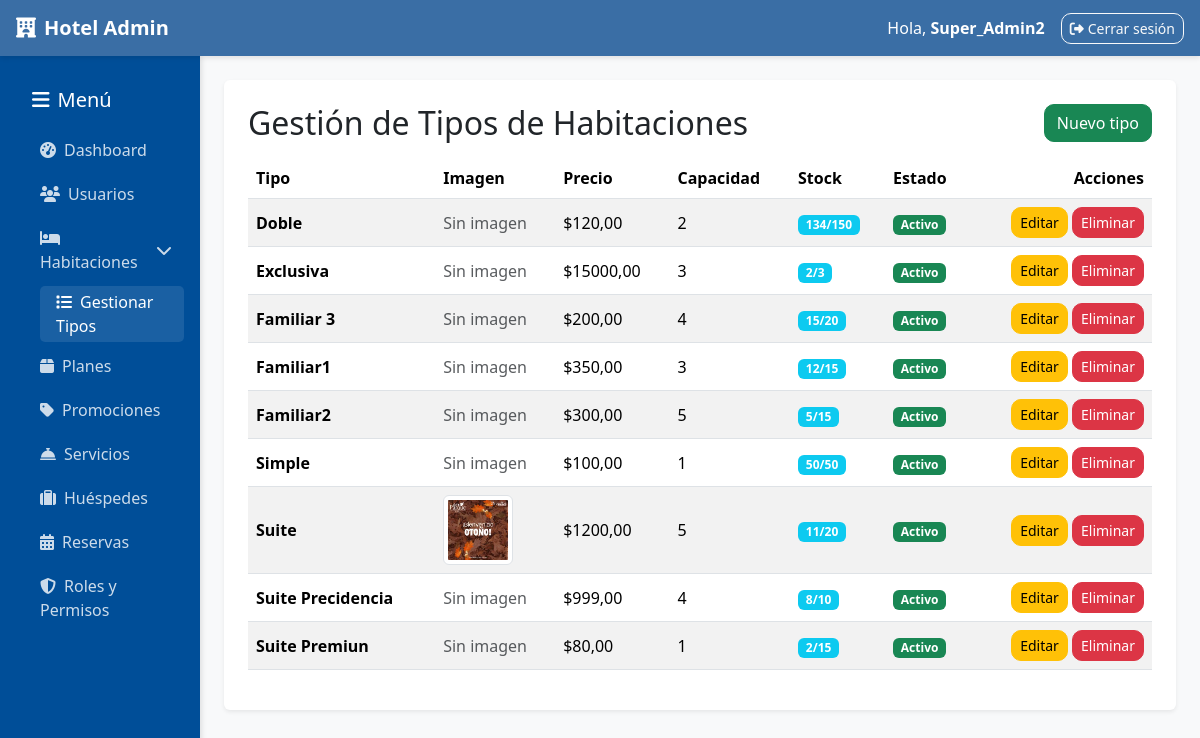
/habitaciones/admin/habitaciones/ (signed in), run on the app's committed database.
### habitaciones/models.py (models this page shows, shortened)
class TipoHabitacion(models.Model):
    nombre = models.CharField(max_length=100, unique=True)
    precio = models.DecimalField(max_digits=10, decimal_places=2)
    capacidad = models.PositiveIntegerField(default=1)
    stock_total = models.PositiveIntegerField(default=0, help_text="Cantidad total de habitaciones de este tipo")
    stock_disponible = models.PositiveIntegerField(default=0, help_text="Cantidad disponible para reservar")
    descripcion = models.TextField(blank=True, null=True)
    imagen = models.ImageField(upload_to='tipos_habitaciones/', blank=True, null=True)
    activo = models.BooleanField(default=True)
    class Meta:
        verbose_name = "Tipo de Habitación"
        verbose_name_plural = "Tipos de Habitaciones"

### habitaciones/views.py (the view)
# urls.py: path('admin/habitaciones/', views.admin_habitaciones_list, name='habitaciones_list'),
def admin_habitaciones_list(request):
    tipos = TipoHabitacion.objects.all().order_by('nombre')
    return render(request, 'administracion/habitaciones_list.html', {'tipos': tipos})

### administracion/permissions.py (called while the page is built, shortened)
def obtener_roles_usuario(usuario):
    if not usuario.is_authenticated:
        return []
    return UsuarioRol.objects.filter(
        usuario=usuario,
        activo=True,
        rol__activo=True
    ).select_related('rol')

def es_super_admin(usuario):
    if not usuario.is_authenticated:
        return False
    if usuario.is_superuser:
        return True
    return UsuarioRol.objects.filter(
        usuario=usuario,
        rol__nombre='super_admin',
        activo=True,
        rol__activo=True
    ).exists()

def obtener_permisos_usuario(usuario):
    if not usuario.is_authenticated:
        return {}
    roles_usuario = obtener_roles_usuario(usuario)
    permisos_dict = {}
    for usuario_rol in roles_usuario:
        rol = usuario_rol.rol
        if rol.nombre == 'super_admin':
            from .models import Permiso
            permisos = Permiso.objects.all()
            for permiso in permisos:
                if permiso.modulo not in permisos_dict:
                    permisos_dict[permiso.modulo] = []
                if permiso.accion not in permisos_dict[permiso.modulo]:
                    permisos_dict[permiso.modulo].append(permiso.accion)
    if usuario.is_staff:
        acciones = permisos_dict.get('dashboard', [])
        if 'ver' not in acciones:
            acciones.append('ver')
            permisos_dict['dashboard'] = acciones
    return permisos_dict

### administracion/templates/administracion/habitaciones_list.html (shortened to what this page needs)
{% extends "administracion/base_admin.html" %}
{% block content %}
<div class="d-flex justify-content-between align-items-center mb-3">
  <h2 class="mb-0">Gestión de Tipos de Habitaciones</h2>
  {% if permisos.habitaciones.crear %}
  <a href="{% url 'habitaciones:habitaciones_create' %}" class="btn btn-success">Nuevo tipo</a>
  {% endif %}
  </div>
<div class="table-responsive">
  <table class="table table-striped align-middle">
    <thead>
      <tr>
        <th>Tipo</th>
        <th>Imagen</th>
        <th>Precio</th>
        <th>Capacidad</th>
        <th>Stock</th>
        <th>Estado</th>
        <th class="text-end">Acciones</th>
      </tr>
    </thead>
    <tbody>
      {% for t in tipos %}
      <tr>
        <td><strong>{{ t.nombre|title }}</strong></td>
        <td style="width:120px">
          {% if t.imagen %}
            <img src="{{ t.imagen.url }}" alt="{{ t.nombre }}" class="img-thumbnail" style="max-height:70px; object-fit:cover;">
          {% else %}
            <span class="text-muted">Sin imagen</span>
          {% endif %}
        </td>
        <td>${{ t.precio }}</td>
        <td>{{ t.capacidad }}</td>
        <td>
          <span class="badge bg-info">{{ t.stock_disponible }}/{{ t.stock_total }}</span>
        </td>
        <td>
          {% if t.activo %}
            <span class="badge bg-success">Activo</span>
          {% else %}
            <span class="badge bg-secondary">Inactivo</span>
          {% endif %}
        </td>
        <td class="text-end">
          {% if permisos.habitaciones.editar %}
          <a href="{% url 'habitaciones:habitaciones_edit' t.id %}" class="btn btn-sm btn-warning">Editar</a>
          {% endif %}
          {% if permisos.habitaciones.eliminar %}
          <a href="{% url 'habitaciones:habitaciones_delete' t.id %}" class="btn btn-sm btn-danger">Eliminar</a>
          {% endif %}
        </td>
      </tr>
      {% empty %}
      <tr><td colspan="7" class="text-center text-muted">No hay tipos de habitación.</td></tr>
      {% endfor %}
    </tbody>
  </table>
</div>
{% endblock %}

### administracion/templates/administracion/base_admin.html (shortened to what this page needs)
{% load static %}
<!DOCTYPE html>
<html lang="es">
<head>
  <link href="https://cdn.jsdelivr.net/npm/bootstrap@5.3.3/dist/css/bootstrap.min.css" rel="stylesheet">
  <link rel="stylesheet" href="https://cdnjs.cloudflare.com/ajax/libs/font-awesome/6.4.0/css/all.min.css">
  <link rel="stylesheet" href="{% static 'css/admin.css' %}">
  <link rel="stylesheet" href="{% static 'css/admin-forms.css' %}">
</head>
<body>
  <nav class="navbar navbar-expand-lg navbar-dark px-3">
    <a class="navbar-brand fw-bold" href="{% url 'administracion:dashboard' %}">
      <i class="fas fa-hotel me-2"></i>Hotel Admin
    </a>
    <div class="ms-auto d-flex align-items-center">
      <span class="text-white me-3">Hola, <b>{{ user.username|title }}</b></span>
      <a href="{% url 'administracion:admin_logout' %}" class="btn btn-outline-light btn-sm">
        <i class="fas fa-sign-out-alt me-1"></i>Cerrar sesión
      </a>
    </div>
  </nav>
  <div class="container-fluid">
    <div class="row">
      <aside class="col-12 col-md-3 col-lg-2 sidebar">
        <h5 class="text-white mb-3 mt-3 ps-3">
          <i class="fas fa-bars me-2"></i>Menú
        </h5>
        <ul class="nav flex-column ps-2">
          {% if permisos.dashboard.ver %}
          <li class="nav-item">
            <a class="nav-link ps-3" href="{% url 'administracion:dashboard' %}">
              <i class="fas fa-tachometer-alt me-2"></i>Dashboard
            </a>
          </li>
          {% endif %}
          {% if permisos.usuarios.ver %}
          <li class="nav-item">
            <a class="nav-link ps-3" href="{% url 'administracion:usuarios_list' %}">
              <i class="fas fa-users me-2"></i>Usuarios
            </a>
          </li>
          {% endif %}
          {% if permisos.habitaciones.ver %}
          <li class="nav-item">
            <a class="nav-link d-flex justify-content-between align-items-center ps-3"
               data-bs-toggle="collapse" href="#habitacionesSubmenu">
              <span><i class="fas fa-bed me-2"></i>Habitaciones</span>
              <i class="fas fa-chevron-down"></i>
            </a>
            <div class="collapse" id="habitacionesSubmenu">
              <ul class="nav flex-column ms-3">
                <li class="nav-item">
                  <a class="nav-link py-1 ps-3" href="{% url 'habitaciones:habitaciones_list' %}">
                    <i class="fas fa-list me-2"></i>Gestionar Tipos
                  </a>
                </li>
              </ul>
            </div>
          </li>
          {% endif %}
          {% if permisos.planes.ver %}
          <li class="nav-item">
            <a class="nav-link ps-3" href="{% url 'administracion:planes_list' %}">
              <i class="fas fa-box me-2"></i>Planes
            </a>
          </li>
          {% endif %}
          {% if permisos.promociones.ver %}
          <li class="nav-item">
            <a class="nav-link ps-3" href="{% url 'administracion:promociones_list' %}">
              <i class="fas fa-tag me-2"></i>Promociones
            </a>
          </li>
          {% endif %}
          {% if permisos.servicios.ver %}
          <li class="nav-item">
            <a class="nav-link ps-3" href="{% url 'administracion:servicios_list' %}">
              <i class="fas fa-concierge-bell me-2"></i>Servicios
            </a>
          </li>
          {% endif %}
          {% if permisos.huespedes.ver %}
          <li class="nav-item">
            <a class="nav-link ps-3" href="{% url 'administracion:huespedes_list' %}">
              <i class="fas fa-suitcase me-2"></i>Huéspedes
            </a>
          </li>
          {% endif %}
          {% if permisos.reservas.ver %}
          <li class="nav-item">
            <a class="nav-link ps-3" href="{% url 'administracion:ver_reservas' %}">
              <i class="fas fa-calendar-alt me-2"></i>Reservas
            </a>
          </li>
          {% endif %}
          {% if permisos.roles.ver %}
          <li class="nav-item">
            <a class="nav-link ps-3" href="{% url 'administracion:roles_list' %}">
              <i class="fas fa-shield-alt me-2"></i>Roles y Permisos
            </a>
          </li>
          {% endif %}
        </ul>
      </aside>
      <main class="col-12 col-md-9 col-lg-10 p-4">
        <div class="content-wrapper bg-white p-4 rounded shadow-sm mb-4">
          {% block content %}{% endblock %}
        </div>
      </main>
    </div>
  </div>
</body>
</html>

### administracion/static/css/admin.css (style rules this page uses)
body { font-family: 'Segoe UI', system-ui, -apple-system, Roboto, Arial, sans-serif; }
.sidebar { background-color: #003d33; min-height: calc(100vh - 56px); padding: 16px; }
.sidebar .nav-link { color: #f5f5dc; margin-bottom: 8px; border-radius: 10px; padding: 8px 12px; }
.table td, .table th { vertical-align: middle; }
.btn { border-radius: 10px; }

### administracion/templates/administracion/base_admin.html (style rules this page uses)
:root { --primary-color: #3a6ea5; --secondary-color: #004e98; --accent-color: #ff9505; --light-bg: #f8f9fa; --dark-bg: #343a40; }
body { background-color: var(--light-bg); font-family: 'Segoe UI', Tahoma, Geneva, Verdana, sans-serif; }
.sidebar { background-color: var(--secondary-color); min-height: calc(100vh - 56px); box-shadow: 2px 0 5px rgba(0,0,0,0.1); padding-top: 1rem; }
.sidebar .nav-link { color: rgba(255,255,255,0.8); border-radius: 5px; margin: 2px 0; transition: all 0.3s; }
.sidebar .nav-link:hover, .sidebar .nav-link.active { background-color: rgba(255,255,255,0.1); color: white; }
.navbar { background-color: var(--primary-color) !important; box-shadow: 0 2px 5px rgba(0,0,0,0.1); }

### data on the page
TipoHabitacion: nombre "Doble", imagen "Sin imagen", precio "120,00", capacidad "2", stock_disponible "134", stock_total "150", activo "Activo"
TipoHabitacion: nombre "Exclusiva", imagen "Sin imagen", precio "15000,00", capacidad "3", stock_disponible "2", stock_total "3", activo "Activo"
TipoHabitacion: nombre "Familiar 3", imagen "Sin imagen", precio "200,00", capacidad "4", stock_disponible "15", stock_total "20", activo "Activo"
TipoHabitacion: nombre "Familiar1", imagen "Sin imagen", precio "350,00", capacidad "3", stock_disponible "12", stock_total "15", activo "Activo"
TipoHabitacion: nombre "Familiar2", imagen "Sin imagen", precio "300,00", capacidad "5", stock_disponible "5", stock_total "15", activo "Activo"
TipoHabitacion: nombre "Simple", imagen "Sin imagen", precio "100,00", capacidad "1", stock_disponible "50", stock_total "50", activo "Activo"
TipoHabitacion: nombre "Suite", imagen (picture), precio "1200,00", capacidad "5", stock_disponible "11", stock_total "20", activo "Activo"
TipoHabitacion: nombre "Suite Precidencia", imagen "Sin imagen", precio "999,00", capacidad "4", stock_disponible "8", stock_total "10", activo "Activo"
TipoHabitacion: nombre "Suite Premiun", imagen "Sin imagen", precio "80,00", capacidad "1", stock_disponible "2", stock_total "15", activo "Activo"

### other printed values
{{ user.username|title }} "Super_Admin2"
